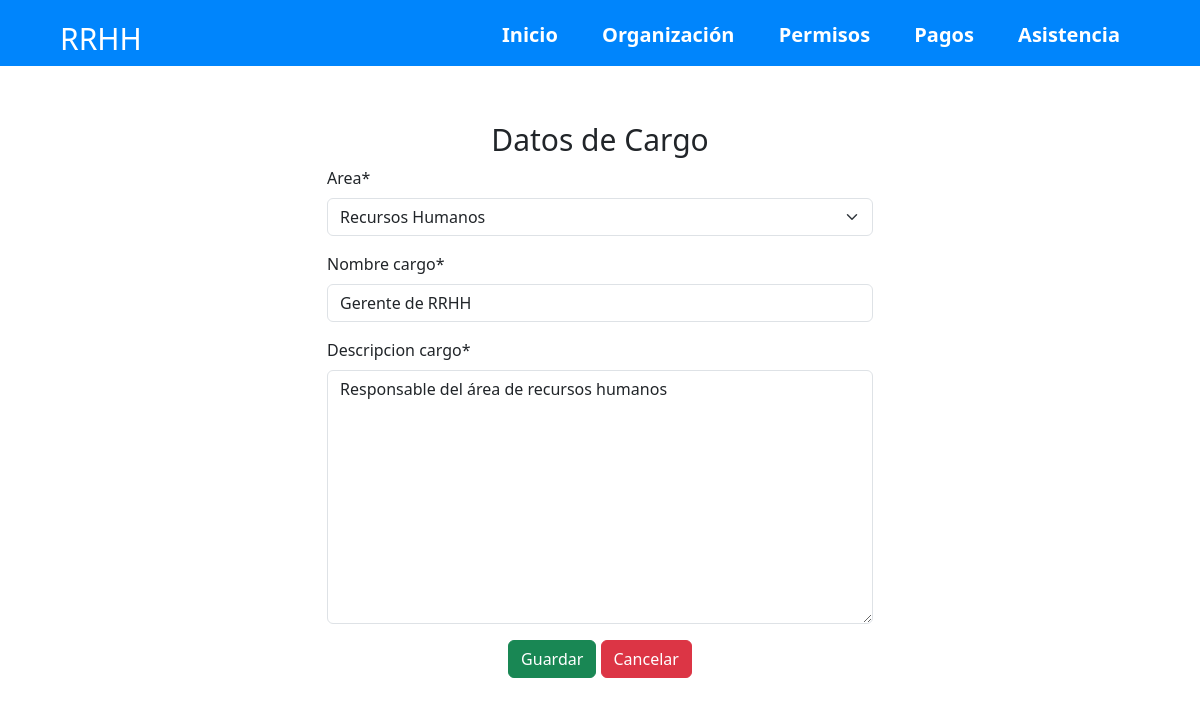
The app's page /rrhh/ModificarCargo/10 with its own data.
### RRHH/models.py (models this page shows, shortened)
class Cargo(models.Model):
    id_cargo = models.AutoField(primary_key=True)
    area = models.ForeignKey(Area, on_delete=models.CASCADE, related_name='cargos')
    nombre_cargo = models.CharField(max_length=50)
    descripcion_cargo = models.TextField(max_length=100)

### RRHH/views.py (the view, shortened to what this page needs)
# urls.py: path('ModificarCargo/<id>', ModificarCargo, name="ModificarCarg"),
def ModificarCargo(request, id):
    cargo= get_object_or_404(Cargo, id_cargo=id)
    data={
        'form':CargoForm(instance=cargo)
    }
    return render(request, "ADgestionarCargo.html", data)

### RRHH/froms.py
class CargoForm(forms.ModelForm):
    class Meta:
        model = Cargo
        fields = '__all__'

### RRHH/models.py (called while the page is built)
    def __str__(self):
        return str(self.nombre_area)

### RRHH/templates/ADgestionarCargo.html (shortened to what this page needs)
{% load crispy_forms_tags %}
<!DOCTYPE html>
<html lang="es">
<head>
    <link href="https://cdn.jsdelivr.net/npm/bootstrap@5.3.3/dist/css/bootstrap.min.css" rel="stylesheet">
</head>
<body >
      <header>
        <nav>
            <h1>RRHH</h1>
            <ul>
                <li><a href="#">Inicio</a></li>
                <li><a href="/administrador/Organizacion">Organización</a></li>
                <li><a href="/administrador/permisos">Permisos</a></li>
                <li><a href="/administrador/pagos">Pagos</a></li>
                <li><a href="/administrador/asistencia">Asistencia</a></li>
            </ul>
        </nav>
    </header>
    <div class="container">
      <h2>Datos de Cargo</h2>
      <div class="row">
        <div class="col-12 col-md-6 offset-md-3">
            <form action="" enctype="multipart/form-data" method="post">
              {{form | crispy}}
                <div class="form-actions" style="margin-top: 2%; text-align: center;">
                    <input type="submit" class="btn btn-success" value="Guardar">
                    <button class="btn btn-danger" type="reset">Cancelar</button>
                </div>
            </form>
          </div>
          </div>
    </div>
</body>
</html>

### RRHH/templates/ADgestionarCargo.html (style rules this page uses)
html, body { height: 100%; margin: 0; }
nav { display: flex; align-items: center; justify-content: space-between; padding-top: 20px; padding-left: 5%; padding-right: 5%; font-weight: bold; background-color: #0085fc; }
h1 { color: white; font-size: 30px; }
h2 { font-size: 30px; text-align: center; margin-top:5%; }
ul li { display: inline-block; padding: 0px 20px; font-size: 20px; }
a { color: white; text-decoration: none; }

### records on screen
Cargo: area "Recursos Humanos", nombre_cargo "Gerente de RRHH", descripcion_cargo "Responsable del área de recursos humanos"
